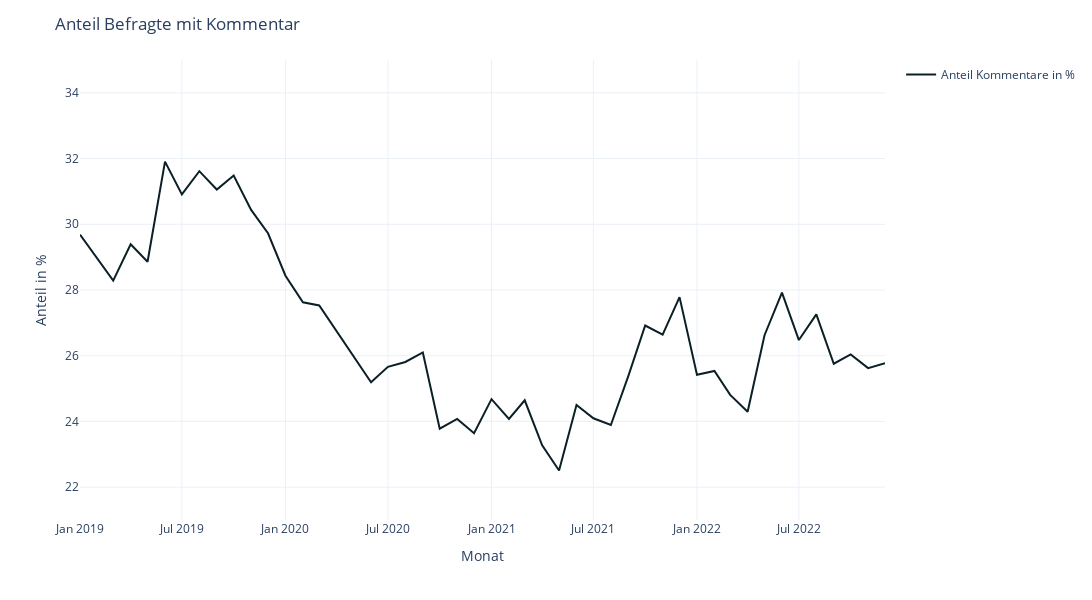

The notebook cell saved with this chart:
### Code cell
fig = px.line(df_counts_month,
              x="yearmonth",
              y='Kommentar Ratio in %',
              color_discrete_sequence=color_discrete_sequence,
              template=template)
fig.update_layout(
    title="Anteil Befragte mit Kommentar",
    yaxis_title='Anteil in %',
    xaxis_title='Monat',
    width=1200, 
    height=600,
    )
fig.update_traces(line_width=2)
#fig.update_yaxes(range=(0,40))


# show legend for singel line plots
fig['data'][0]['showlegend'] = True
fig['data'][0]['name'] = 'Anteil Kommentare in %'

fig.update_yaxes(range=(21,35))

fig.show()

pio.write_image(fig,"images/fig-anteil-befragte-mit-kommentar.svg") #save fig as svg

### Figure 1 — Plotly figure (JSON) as saved in the notebook; plotly's stock layout.template omitted (floating-point values rounded to 4 significant figures)
{"data": [{"hovertemplate": "yearmonth=%{x}<br>Kommentar Ratio in %=%{y}<extra></extra>", "legendgroup": "", "line": {"color": "#0B1F26", "dash": "solid", "width": 2}, "marker": {"symbol": "circle"}, "mode": "lines", "name": "Anteil Kommentare in %", "orientation": "v", "showlegend": true, "type": "scatter", "x": ["2019-01-01T00:00:00", "2019-02-01T00:00:00", "2019-03-01T00:00:00", "2019-04-01T00:00:00", "2019-05-01T00:00:00", "2019-06-01T00:00:00", "2019-07-01T00:00:00", "2019-08-01T00:00:00", "2019-09-01T00:00:00", "2019-10-01T00:00:00", "2019-11-01T00:00:00", "2019-12-01T00:00:00", "2020-01-01T00:00:00", "2020-02-01T00:00:00", "2020-03-01T00:00:00", "2020-06-01T00:00:00", "2020-07-01T00:00:00", "2020-08-01T00:00:00", "2020-09-01T00:00:00", "2020-10-01T00:00:00", "2020-11-01T00:00:00", "2020-12-01T00:00:00", "2021-01-01T00:00:00", "2021-02-01T00:00:00", "2021-03-01T00:00:00", "2021-04-01T00:00:00", "2021-05-01T00:00:00", "2021-06-01T00:00:00", "2021-07-01T00:00:00", "2021-08-01T00:00:00", "2021-09-01T00:00:00", "2021-10-01T00:00:00", "2021-11-01T00:00:00", "2021-12-01T00:00:00", "2022-01-01T00:00:00", "2022-02-01T00:00:00", "2022-03-01T00:00:00", "2022-04-01T00:00:00", "2022-05-01T00:00:00", "2022-06-01T00:00:00", "2022-07-01T00:00:00", "2022-08-01T00:00:00", "2022-09-01T00:00:00", "2022-10-01T00:00:00", "2022-11-01T00:00:00", "2022-12-01T00:00:00"], "xaxis": "x", "y": [29.68, 28.95, 28.28, 29.39, 28.86, 31.91, 30.91, 31.62, 31.06, 31.48, 30.44, 29.73, 28.44, 27.63, 27.53, 25.19, 25.66, 25.81, 26.1, 23.78, 24.08, 23.64, 24.68, 24.08, 24.64, 23.27, 22.51, 24.5, 24.1, 23.89, 25.38, 26.92, 26.64, 27.78, 25.42, 25.54, 24.81, 24.3, 26.62, 27.92, 26.48, 27.26, 25.76, 26.04, 25.62, 25.77], "yaxis": "y"}], "layout": {"height": 600, "legend": {"tracegroupgap": 0}, "margin": {"t": 60}, "title": {"text": "Anteil Befragte mit Kommentar"}, "width": 1200, "xaxis": {"anchor": "y", "domain": [0, 1], "title": {"text": "Monat"}}, "yaxis": {"anchor": "x", "domain": [0, 1], "range": [21, 35], "title": {"text": "Anteil in %"}}}}
